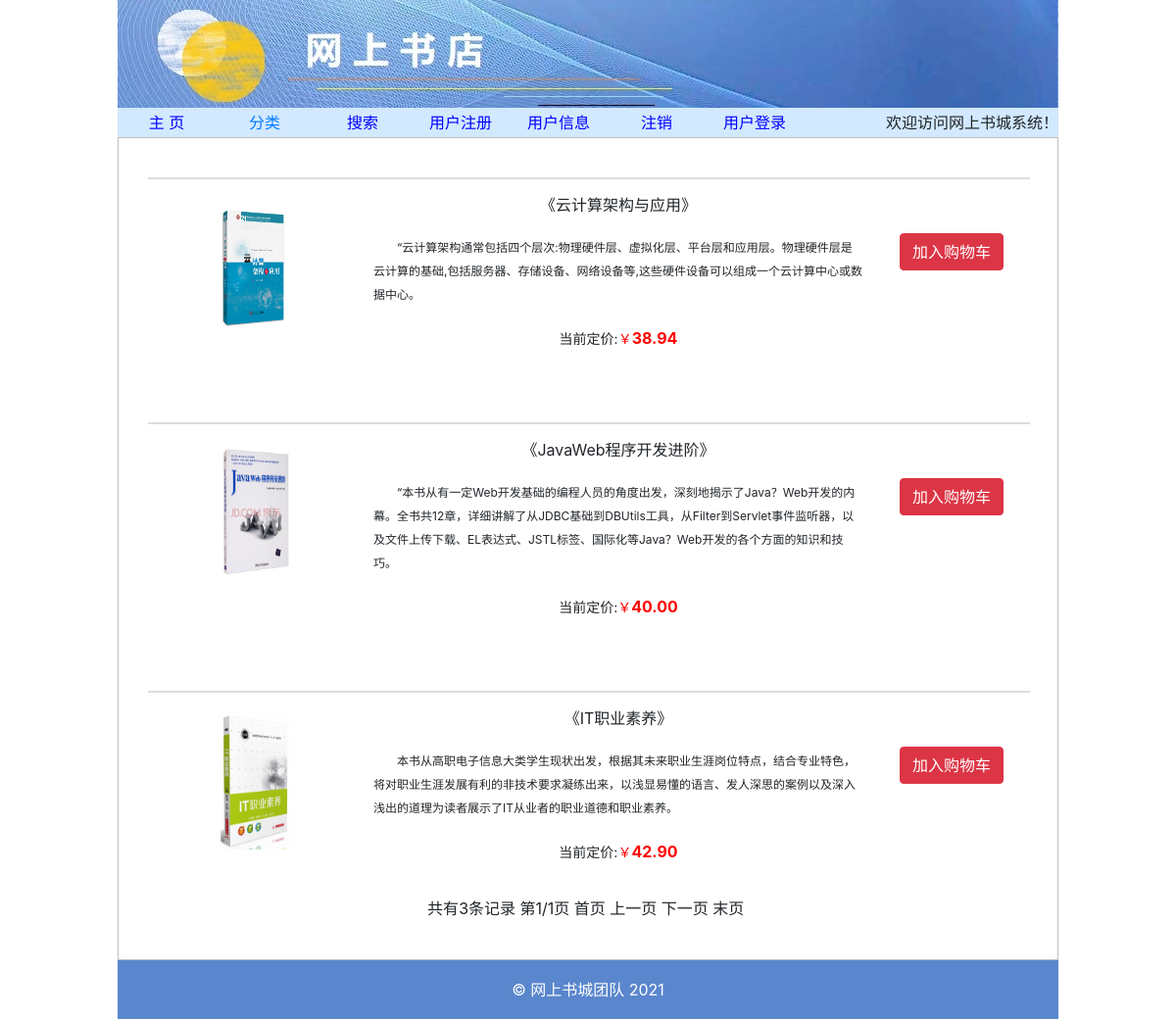
Page /products.php?CategoryId=3 on the committed database.
### tables this page shows
CREATE TABLE `product`  (
  `ProductId` int(11) NOT NULL,
  `CategoryId` int(11) NOT NULL,
  `Name` varchar(80) NOT NULL,
  `Descn` varchar(255) NOT NULL,
  `Image` varchar(80) NOT NULL,
  `ListPrice` decimal(8, 2) NULL DEFAULT NULL,
  PRIMARY KEY (`ProductId`) USING BTREE
);

### products.php (the view, shortened to what this page needs)
<!DOCTYPE html>
<html lang="zh">
<head>
	<link href="css/bootstrap-4.6.0-dist/css/bootstrap.css" rel="stylesheet">
	<link rel="stylesheet" href="css/products.css">
</head>
<body>
				<?php
				require("Conn.php");
				$result = $db->query("select * from category");
				?>
	<?php
	$CategoryId=$_GET["CategoryId"];
	$id = $_SESSION['CategoryId']=$CategoryId;
	if(isset($CategoryId)){
		if(isset($_GET['page']) && (int)$_GET['page']>0)
		      $page=$_GET['page'];
		else
		      $page=1;
		$pageSize=4;
		require("Conn.php");
		$sql="select * from product where CategoryId=$CategoryId";
		$result=mysqli_query($db,$sql);
		$recordCount=mysqli_num_rows($result);
		$pageCount=ceil($recordCount/$pageSize);
		$result=mysqli_query($db, "Select * from product where CategoryId=$CategoryId limit ". ($page-1)*$pageSize.",".$pageSize);
	}
	?>
	<?php
	while($row=mysqli_fetch_array($result)){
	?>
		<div class="media">
			<div class="media_zt">
				<div class="img">
				<a href="bookPage.php?name=<?=$row['Name']?>"><img src="images/<?=$row['Image']?>" alt=""></a>
				</div>
				<div class="jianJie">
					<p class="p_sm">《<?=$row['Name']?>》</p>
					<p class="p_jj"><?=$row['Descn']?></p>
					<a>当前定价:</a><span>￥<b><?=$row['ListPrice']?></b></span>
				</div>
				<div class="gwc">
					<button class="btn btn-danger">加入购物车</button>
				</div>
			</div>
		</div>
	<?php
	}
	?>
	<tr>
		<td colspan="9">
	    共有<?=$recordCount?>条记录
		第<?=$page?>/<?=$pageCount?>页
		<?php
		if($page == 1)
			{
				echo  "首页  上一页 ";
			}
		else
			{
				echo "<a href='?CategoryId=".$id."&page=1'>首页</a>
				<a href='?CategoryId=".$id."&page=".($page-1)."'>上一页</a>";
			}
		if($page == $pageCount)
			{
				echo  " 下一页  末页 ";
			}
		else
			{
				echo "<a href='?CategoryId=".$id."&page=".($page+1)."'> 下一页</a>
			    <a href='?CategoryId=".$id."&page=$pageCount'>末页</a>";
			}
		?>
		</td>
	</tr>
</body>
</html>

### css/products.css (style rules this page uses)
.media { width: 900px; margin-left: 30px; margin-top: 40px; }
.media_zt { border-top: 2px solid #ddd; width: 900px; float: left; margin-bottom: 20px; }
.media img { width: 110px; height: 140px; }
.media .img { float: left; width: 200px; margin: 10px; padding: 10px; }
.media .jianJie { float: left; width: 500px; margin: 10px; line-height: 2.0; }
.media .jianJie .p_jj { font-size: 12px; text-align: left; text-indent: 2em; }
.media .jianJie span { font-size: 14px; color: red; }
.media .jianJie a { font-size: 14px; }
.media .jianJie b { font-size: 16px; }
.media .gwc { float: left; width: 140px; height: 130px; margin: 10px; }
.media .gwc button { margin-top: 45px; }

### css/Style.css (style rules this page uses)
body, header, nav, ul, li, main, footer { margin: 0; list-style-type: none; }
header { width: 960px; height: 110px; background-image: url('../images/banner.jpg'); margin: 0px auto; }
nav { width: 960px; height: 30px; background-color: #D2E9FF; margin: 0px auto; text-align: right; }
nav ul { list-style-type: none; margin-left: -40px; }
nav ul li { width: 100px; height: 30px; line-height: 30px; text-align: center; float: left; }
nav a { display: block; width: 100px; text-decoration: none; }
main { width: 960px; margin: 0px auto; text-align: center; border: 1px solid silver; padding-bottom: 40px; }
footer { width: 960px; height: 60px; background-image: url('../images/footer.jpg'); margin: 0px auto; line-height: 60px; text-align: center; color: white; }
#welcome { line-height: 30px; }
a:link { text-decoration: none; color: blue; }
main { position: relative; width: 960px; margin: 0px auto; text-align: center; border: 1px solid silver; padding-bottom: 40px; }

### rows in the picture
product: Image (picture), Name "云计算架构与应用", Descn "“云计算架构通常包括四个层次:物理硬件层、虚拟化层、平台层和应用层。物理硬件层是云计算的基础,包括服务器、存储设备、网络设备等,这些硬件设备可以组成一个云计算中心或数据中心。", ListPrice "38.94"
product: Image (picture), Name "JavaWeb程序开发进阶", Descn "“本书从有一定Web开发基础的编程人员的角度出发，深刻地揭示了Java？Web开发的内幕。全书共12章，详细讲解了从JDBC基础到DBUtils工具，从Filter到Servlet事件监听器，以及文件上传下载、EL表达式、JSTL标签、国际化等Java？Web开发的各个方面的知识和技巧。", ListPrice "40.00"
product: Image (picture), Name "IT职业素养", Descn "本书从高职电子信息大类学生现状出发，根据其未来职业生涯岗位特点，结合专业特色，将对职业生涯发展有利的非技术要求凝练出来，以浅显易懂的语言、发人深思的案例以及深入浅出的道理为读者展示了IT从业者的职业道德和职业素养。", ListPrice "42.90"

### other values in the picture
$recordCount "3"
$page "1"
$pageCount "1"
